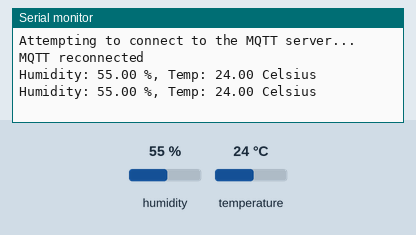
This program was run on a simulated ESP8266 (NodeMCU). Shown: the last lines printed to the serial monitor. Inputs (shaded band) come from the test bench; at power-on: humidity 55 %, temperature 24 °C. WiFi joins after 1.5 s; servers stay silent unless stated; no MQTT or app messages arrive unless stated.

Above: at 2.7 s.
2.8 s: humidity set to 22 %
At 4.2 s:
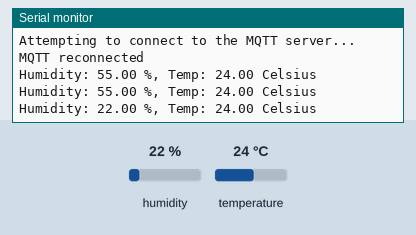
5.5 s: temperature set to 12 °C
At 6.0 s:
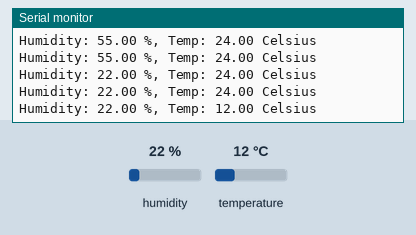
8.2 s: humidity set to 40 %
At 9.4 s:
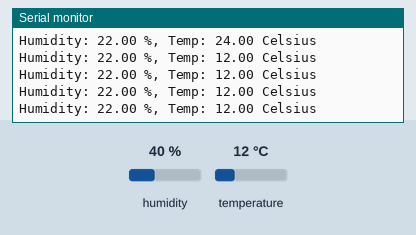
Timing chart, 0 to 11.2 s (numbered marks = the images above; inputs shaded):
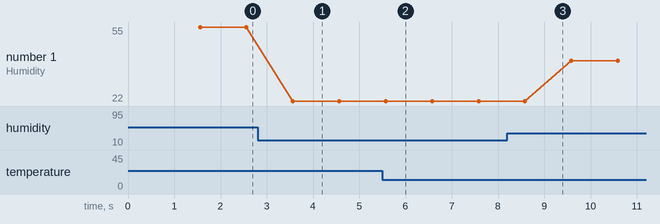

Measured:
- after the input at 2.8 s, the serial monitor: prints a new line after 0.77 s (image 1)
- after the input at 5.5 s, the serial monitor: prints a new line after 0.07 s (image 2)
- plotted number 1: 55 → 22 after the input at 2.8 s, 22 → 40 after the input at 8.2 s

The program:

main.cpp
```cpp
#include <Arduino.h>
#include <ESP8266WiFi.h>
#include <PubSubClient.h>
#include <WiFiManager.h>
#include <DHT.h>

// WiFiManager settings
char mqttServer[40] = "192.168.8.160"; // Default MQTT server
char mqttPort[6] = "1883";             // Default MQTT port
char mqttUser[40] = "";                // Default MQTT user (can be an empty string)
char mqttPassword[40] = "";            // Default MQTT password (can be an empty string)

const char *apName = "ESP8266-DHT";
const char *clientID = "ESP8266-DHT";
const char *ledTopic = "led";
const char *dhtTopic = "dht";
const int ledPin = LED_BUILTIN;
unsigned long lastTransmissionTime = 0;

#define DHT_PIN 2
#define DHT_TYPE DHT22

DHT dht(DHT_PIN, DHT_TYPE);
WiFiClient wlan;
PubSubClient mqtt(wlan);

// WiFiManager callback function
void saveConfigCallback()
{
  Serial.println("Configuration saved");
  strcpy(mqttServer, WiFiManagerParameter("mqtt_server").getValue());
  strcpy(mqttPort, WiFiManagerParameter("mqtt_port").getValue());
  strcpy(mqttUser, WiFiManagerParameter("mqtt_user").getValue());
  strcpy(mqttPassword, WiFiManagerParameter("mqtt_password").getValue());
}

void reconnect()
{
  while (!mqtt.connected())
  {
    Serial.println("Attempting to connect to the MQTT server...");
    if (mqtt.connect(clientID, mqttUser, mqttPassword))
    {
      Serial.println("MQTT reconnected");
      mqtt.subscribe(ledTopic);
    }
    else
    {
      Serial.print("MQTT connect failed, retrying...");
      delay(2000);
    }
  }
}

void readDHT()
{
  float humidity = dht.readHumidity();
  float temperature = dht.readTemperature();

  if (!isnan(humidity) && !isnan(temperature))
  {
    Serial.print("Humidity: ");
    Serial.print(humidity);
    Serial.print(" %, Temp: ");
    Serial.print(temperature);
    Serial.println(" Celsius");

    // Format the data as a JSON object
    String json = "{\"humidity\":" + String(humidity, 2) + ", \"temperature\":" + String(temperature, 2) + "}";

    // Publish the JSON data to the MQTT topic
    mqtt.publish(dhtTopic, json.c_str());

    // Update the last transmission time
    lastTransmissionTime = millis();
  }
  else
  {
    Serial.println("Failed to read from DHT sensor!");
  }
}

void setup()
{
  dht.begin();
  Serial.begin(115200);
  pinMode(ledPin, OUTPUT);

  WiFiManager wifiManager;
  // Add custom parameters for configuring MQTT server information
  WiFiManagerParameter custom_mqtt_server("mqtt_server", "MQTT Server", mqttServer, 40);
  WiFiManagerParameter custom_mqtt_port("mqtt_port", "MQTT Port", mqttPort, 6);
  WiFiManagerParameter custom_mqtt_user("mqtt_user", "MQTT User", mqttUser, 40);
  WiFiManagerParameter custom_mqtt_password("mqtt_password", "MQTT Password", mqttPassword, 40);

  wifiManager.setSaveConfigCallback(saveConfigCallback);
  wifiManager.addParameter(&custom_mqtt_server);
  wifiManager.addParameter(&custom_mqtt_port);
  wifiManager.addParameter(&custom_mqtt_user);
  wifiManager.addParameter(&custom_mqtt_password);

  // Initialize WiFi connection and connect to a saved WiFi network or start AP mode for configuration
  wifiManager.autoConnect(apName);

  // Set the MQTT server and port
  mqtt.setServer(mqttServer, atoi(mqttPort));
  mqtt.setClient(wlan);
}

void loop()
{
  if (!mqtt.connected())
  {
    reconnect();
  }
  mqtt.loop();

  if (millis() - lastTransmissionTime >= 1000)
  {
    readDHT();
  }
}
```
